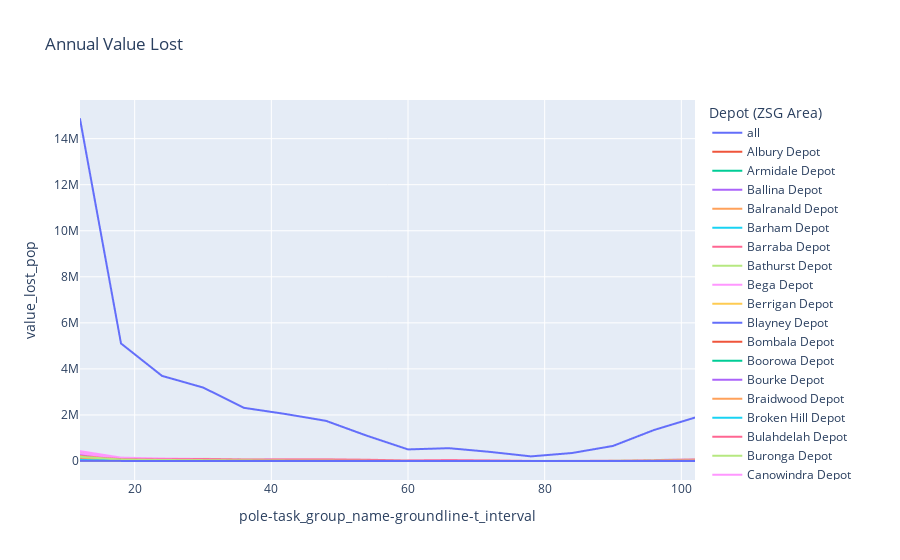

This figure's notebook cell:
### Markdown cell above
## Combine the models together

### Code cell
#Combine the two files together
df_result = pd.merge(df_pop, df_total, on=sens_var)

# Calculte the value lost across the population
df_result['value_lost_pop'] = df_result['value_lost'] * df_result['asset_count']

# Caculate the value lost across ignoring sub populations
df_all = df_result.groupby(by=x_axis).sum()[['value_lost', 'value_lost_pop']].reset_index()
df_all[agg_cols] = "all"

# Calculate the value lost within sub populations
by = [x_axis] + agg_cols
df_agg = df_result.groupby(by=by).sum()[['value_lost', 'value_lost_pop']].reset_index()

# Combine them together
df_all = df_all.append(df_agg)

# Plot the results
make_value_lost_fig(df_all, x_axis=x_axis, y_axis='value_lost_pop', legend =agg_cols[0], title=f'Annual Value Lost')
